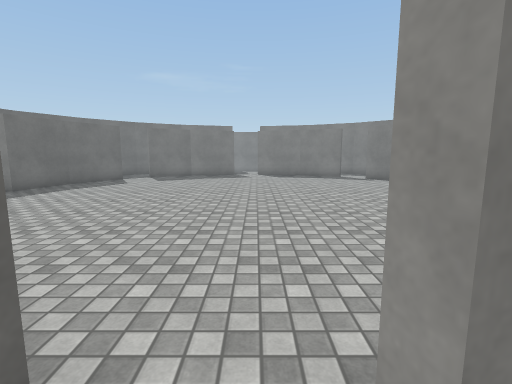
[1] (above)

20 first-person views from a walk through a 3-D level made in the Unity game engine. The camera is 1.4 m above the floor, tilts 8° down and sees 85° across. The floor is counted in squares, 1 m on a side. Each view is taken from the middle of a square. On the plan, view 1 faces up. The plan holds only what a view shows up to about 14 squares ahead; the rest is blank. The place goes on beyond the plan. Surface patterns are stand-ins for the level's own textures.

[2]
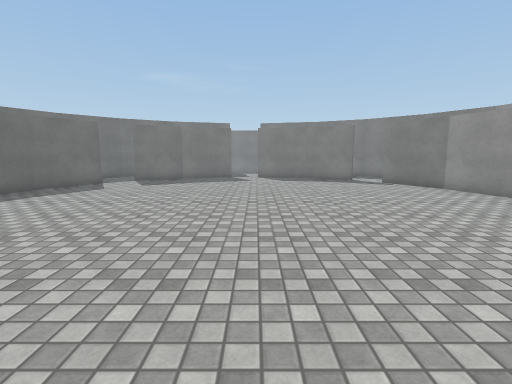

[3]
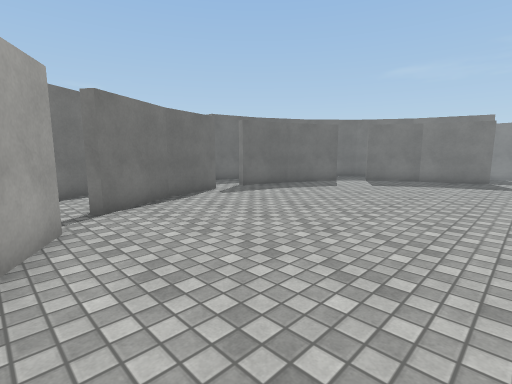

[4]
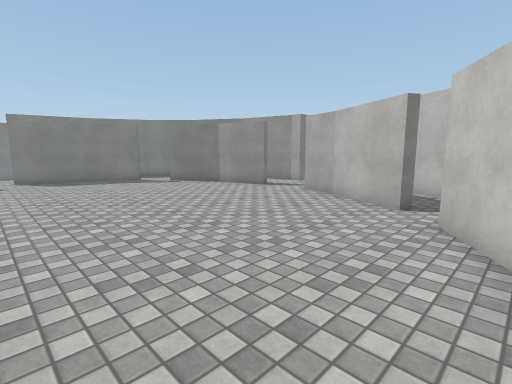

[5]
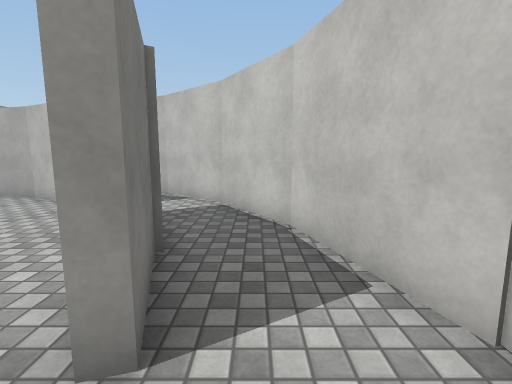

[6]
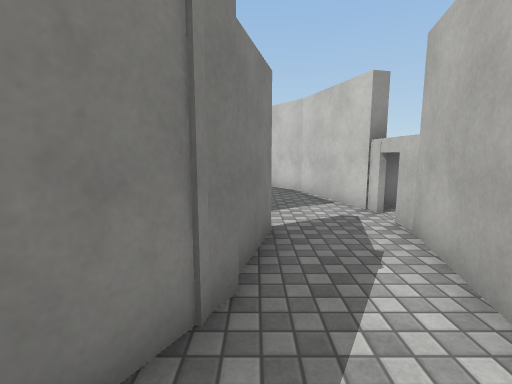

[7]
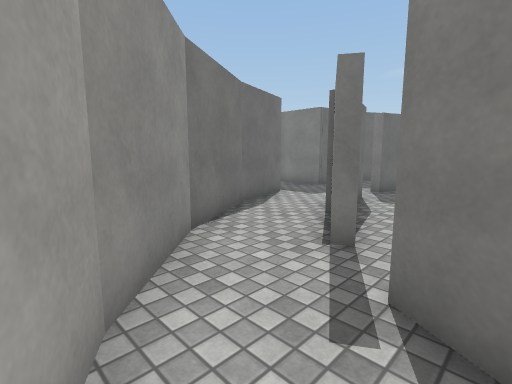

[8]
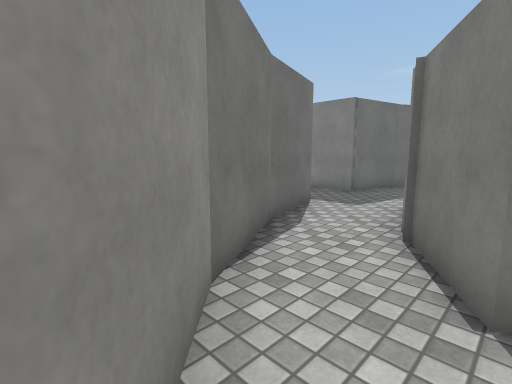

[9]
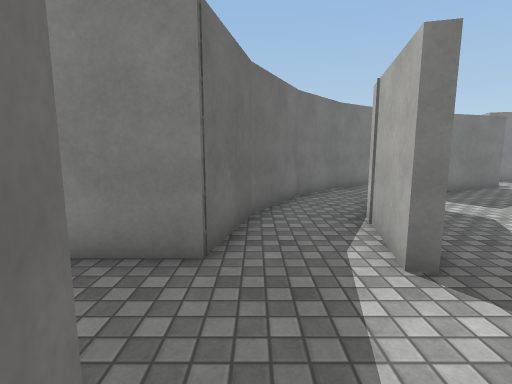

[10]
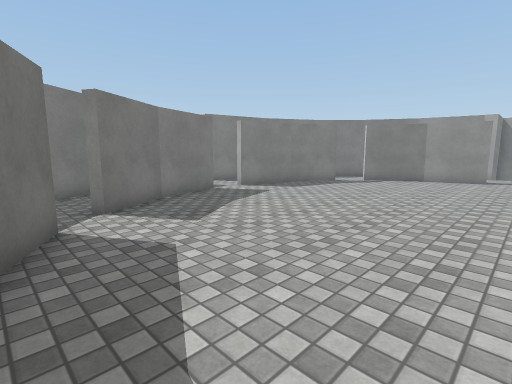

[11]
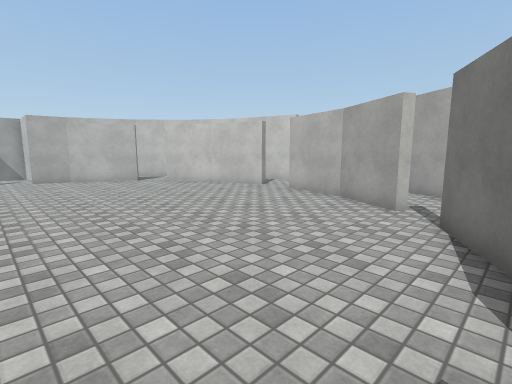

[12]
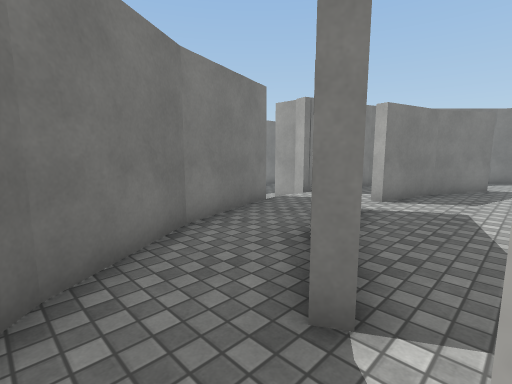

[13]
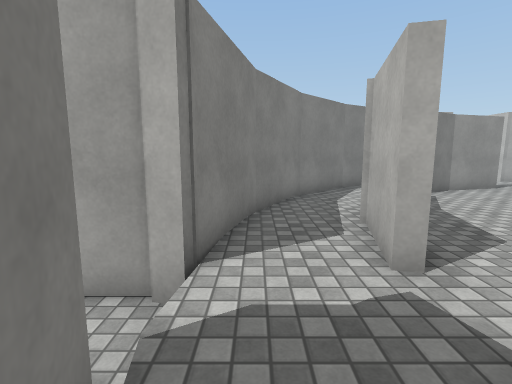

[14]
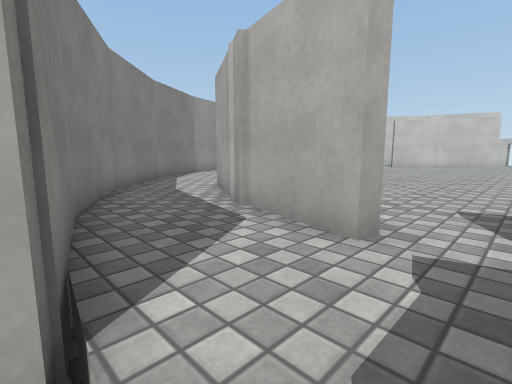

[15]
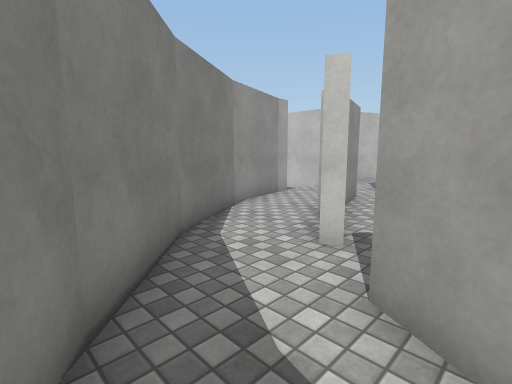

[16]
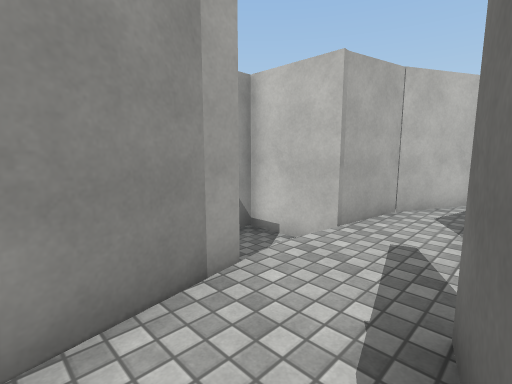

[17]
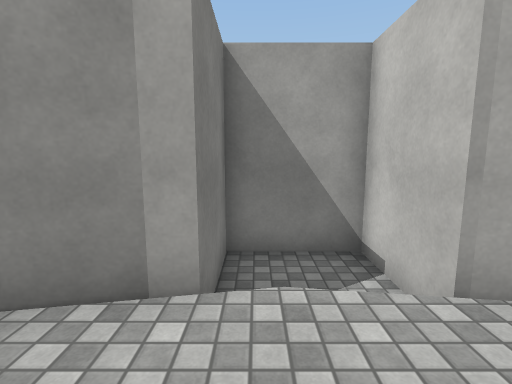

[18]
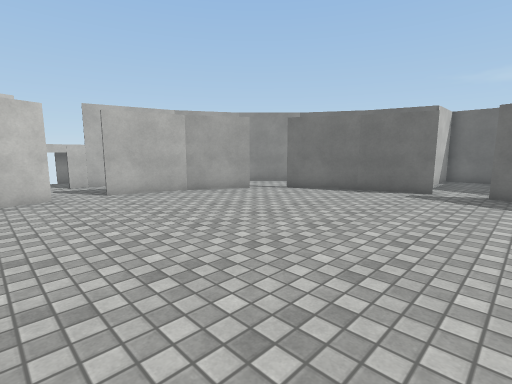

[19]
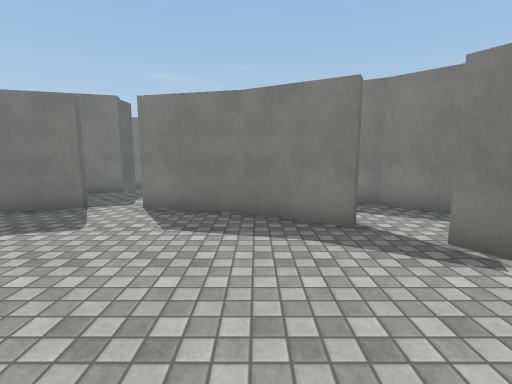

[20]
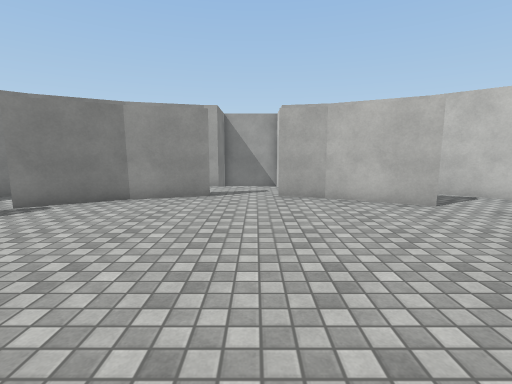

### Floor plan
Ten units are one square. View 1 is at (0, 0); x grows to the right and y downward. Boxes are objects, and circles mark ways between rooms. Rooms are numbered by the first view taken in them; rooms with no view inside come last. Other rooms are left out.
<svg viewBox="-147 -230 284 253">
<path fill="none" stroke="#000" d="M8 18 43 7 69 -10M-10 -11 -11 -7 -39 -15M29 -15 6 -8 5 -11M-39 11 -12 18 9 18M-57 -30 -35 -17M-82 -63 -68 -39M-36 -17 -10 -11M-89 -87 -81 -62M5 -11 31 -19 53 -33M-83 -125 -89 -101 -92 -102M-70 -149 -84 -124M62 -43 76 -69M-39 -172 -60 -159M76 -67 79 -83M80 -105 73 -128M28 -173 1 -180 2 -184M74 -128 60 -152M48 -162 27 -174M-15 -184 -14 -180 -40 -172M-73 -6 -48 8M-68 -39 -71 -37M-94 -27 -72 -6M-33 -12 -59 -26M-92 -102 -86 -130M-142 -97 -142 -79 -116 -79 -112 -62M-111 -134 -117 -106 -139 -106M-76 -182 -97 -159M-97 -160 -102 -149M-60 -159 -62 -163M-59 -193 -78 -181M-18 -213 -17 -208 -38 -202M2 -184 22 -178M5 -214 5 -225M-19 -225 -19 -215M26 -203 3 -209 4 -214M65 -185 37 -200M60 -152 63 -154M24 -179 50 -165 48 -162M38 -200 26 -203M22 -178 31 -176M100 -139 85 -164 63 -186M103 -59 108 -79 132 -79 132 -106 107 -106 107 -111 99 -140M80 -119 83 -106 80 -105M99 -51 103 -60M66 -41 62 -43M88 -30 99 -51M68 -9 88 -31M-109 -54 -93 -26M-71 -37 -86 -63M-112 -62 -109 -53M-102 -149 -111 -132M-51 -198 -59 -193M-38 -202 -52 -198"/>
<circle cx="0" cy="-10" r="3" fill="#2a7"/>
<circle cx="-40" cy="0" r="3" fill="#2a7"/>
<circle cx="60" cy="-10" r="3" fill="#2a7"/>
<circle cx="-60" cy="-30" r="3" fill="#2a7"/>
<circle cx="-90" cy="-95" r="3" fill="#2a7"/>
<circle cx="-5" cy="-180" r="3" fill="#2a7"/>
<circle cx="80" cy="-95" r="3" fill="#2a7"/>
<circle cx="60" cy="-40" r="3" fill="#2a7"/>
<circle cx="-80" cy="-30" r="3" fill="#2a7"/>
<circle cx="-100" cy="-60" r="3" fill="#2a7"/>
<circle cx="-100" cy="-120" r="3" fill="#2a7"/>
<circle cx="-90" cy="-140" r="3" fill="#2a7"/>
<circle cx="-60" cy="-180" r="3" fill="#2a7"/>
<circle cx="30" cy="-190" r="3" fill="#2a7"/>
<circle cx="-40" cy="-190" r="3" fill="#2a7"/>
<circle cx="90" cy="-130" r="3" fill="#2a7"/>
<circle cx="90" cy="-50" r="3" fill="#2a7"/>
<text x="10" y="0">1</text>
<text x="-10" y="-90">2</text>
<text x="-70" y="-20">3</text>
<text x="-110" y="-100">4</text>
<text x="-80" y="-170">5</text>
<text x="-10" y="-200">6</text>
<text x="60" y="-170">7</text>
<text x="100" y="-90">8</text>
<text x="70" y="-30">9</text>
<text x="-90" y="-50">10</text>
<text x="-100" y="-140">11</text>
<text x="-50" y="-190">12</text>
</svg>
Room 1 opens to room 2. Room 1 opens to room 3. Room 1 opens to room 9. Room 2 opens to room 3. Room 2 opens to room 4. Room 2 opens to room 6. Room 2 opens to room 8. Room 2 opens to room 9. Room 3 opens to room 10. Room 4 opens to room 10. Room 4 opens to room 11. Room 5 opens to room 11. Room 5 opens to room 12. Room 6 opens to room 7. Room 6 opens to room 12. Room 7 opens to room 8. Room 8 opens to room 9.

Where each view was taken, in squares from view 1:
view 1: 0 up, 0 right, facing up
view 2: 2 up, 0 right, facing up
view 3: 2 up, 0 right, facing up-left
view 4: 2 up, 1 left, facing up-right
view 5: 0 up, 1 left, facing right
view 6: 1 up, 6 left, facing right
view 7: 0 up, 5 left, facing up-left
view 8: 1 up, 7 left, facing up-left
view 9: 7 up, 11 left, facing up
view 10: 9 up, 8 left, facing up-right
view 11: 10 up, 8 left, facing down-right
view 12: 15 up, 8 left, facing up-right
view 13: 20 up, 3 left, facing right
view 14: 21 up, 1 left, facing down-right
view 15: 19 up, 4 right, facing down-right
view 16: 13 up, 8 right, facing down-right
view 17: 10 up, 8 right, facing right
view 18: 11 up, 2 right, facing down-left
view 19: 11 up, 3 right, facing up
view 20: 9 up, 1 left, facing right
